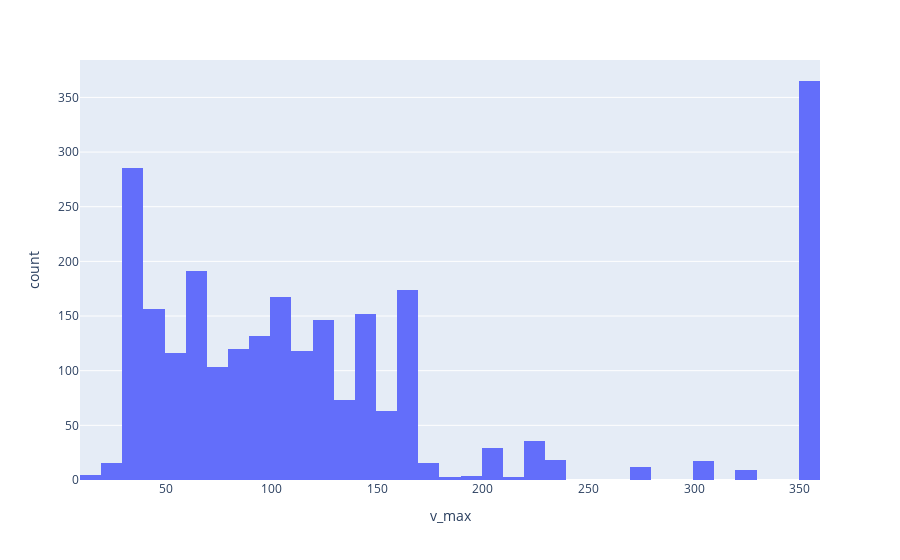

The notebook cell this image was saved under:
### Code cell
generate_histogram(process_speeds(speeds, ignore_na=False))

### Figure 1 — Plotly figure (JSON) as saved in the notebook; plotly's stock layout.template omitted (floating-point values rounded to 4 significant figures; data arrays with more than 128 entries replaced by an {"elided": "..."} marker saying what was removed)
{"data": [{"bingroup": "x", "hovertemplate": "v_max=%{x}<br>count=%{y}<extra></extra>", "legendgroup": "", "marker": {"color": "#636efa", "pattern": {"shape": ""}}, "name": "", "nbinsx": 50, "orientation": "v", "showlegend": false, "type": "histogram", "x": {"elided": "2529 int values"}, "xaxis": "x", "yaxis": "y"}], "layout": {"barmode": "relative", "legend": {"tracegroupgap": 0}, "margin": {"t": 60}, "xaxis": {"anchor": "y", "domain": [0, 1], "title": {"text": "v_max"}}, "yaxis": {"anchor": "x", "domain": [0, 1], "title": {"text": "count"}}}}
